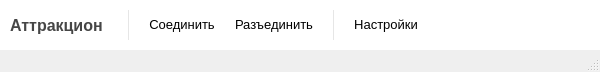
<?xml version="1.0" encoding="UTF-8"?>
<ui version="4.0">
 <class>MainWindow</class>
 <widget class="QMainWindow" name="MainWindow">
  <property name="geometry">
   <rect>
    <x>0</x>
    <y>0</y>
    <width>600</width>
    <height>72</height>
   </rect>
  </property>
  <property name="windowTitle">
   <string>Attraction</string>
  </property>
  <property name="windowIcon">
   <iconset resource="accesscontrollerresources.qrc">
    <normaloff>:/resources/logo.png</normaloff>:/resources/logo.png</iconset>
  </property>
  <property name="styleSheet">
   <string notr="true"/>
  </property>
  <property name="toolButtonStyle">
   <enum>Qt::ToolButtonTextBesideIcon</enum>
  </property>
  <property name="documentMode">
   <bool>false</bool>
  </property>
  <property name="tabShape">
   <enum>QTabWidget::Rounded</enum>
  </property>
  <property name="dockNestingEnabled">
   <bool>false</bool>
  </property>
  <property name="unifiedTitleAndToolBarOnMac">
   <bool>true</bool>
  </property>
  <widget class="QWidget" name="centralWidget">
   <layout class="QVBoxLayout" name="verticalLayout_15">
    <property name="spacing">
     <number>0</number>
    </property>
    <property name="leftMargin">
     <number>0</number>
    </property>
    <property name="topMargin">
     <number>0</number>
    </property>
    <property name="rightMargin">
     <number>0</number>
    </property>
    <property name="bottomMargin">
     <number>0</number>
    </property>
    <item>
     <widget class="QFrame" name="frame_2">
      <property name="minimumSize">
       <size>
        <width>0</width>
        <height>50</height>
       </size>
      </property>
      <property name="maximumSize">
       <size>
        <width>16777215</width>
        <height>60</height>
       </size>
      </property>
      <property name="styleSheet">
       <string notr="true">QFrame{
background-color: rgb(255, 255, 255);
}
QPushButton{
    border: none; /* no border for a flat push button */
}

QPushButton:hover{
	text-decoration: underline;
}</string>
      </property>
      <property name="frameShape">
       <enum>QFrame::NoFrame</enum>
      </property>
      <property name="frameShadow">
       <enum>QFrame::Raised</enum>
      </property>
      <property name="midLineWidth">
       <number>-5</number>
      </property>
      <layout class="QHBoxLayout" name="horizontalLayout">
       <property name="spacing">
        <number>20</number>
       </property>
       <property name="leftMargin">
        <number>10</number>
       </property>
       <property name="topMargin">
        <number>10</number>
       </property>
       <property name="rightMargin">
        <number>10</number>
       </property>
       <property name="bottomMargin">
        <number>10</number>
       </property>
       <item>
        <widget class="QLabel" name="label_2">
         <property name="font">
          <font>
           <pointsize>12</pointsize>
           <weight>75</weight>
           <bold>true</bold>
          </font>
         </property>
         <property name="styleSheet">
          <string notr="true">color: rgb(70, 70, 70);</string>
         </property>
         <property name="text">
          <string>Аттракцион </string>
         </property>
        </widget>
       </item>
       <item>
        <widget class="Line" name="line_12">
         <property name="minimumSize">
          <size>
           <width>1</width>
           <height>0</height>
          </size>
         </property>
         <property name="maximumSize">
          <size>
           <width>1</width>
           <height>16777215</height>
          </size>
         </property>
         <property name="styleSheet">
          <string notr="true">background-color:rgba(230, 230, 230, 255);</string>
         </property>
         <property name="frameShadow">
          <enum>QFrame::Sunken</enum>
         </property>
         <property name="lineWidth">
          <number>0</number>
         </property>
         <property name="orientation">
          <enum>Qt::Vertical</enum>
         </property>
        </widget>
       </item>
       <item>
        <widget class="QPushButton" name="connectButton">
         <property name="font">
          <font>
           <pointsize>10</pointsize>
          </font>
         </property>
         <property name="cursor">
          <cursorShape>PointingHandCursor</cursorShape>
         </property>
         <property name="text">
          <string>Соединить</string>
         </property>
         <property name="icon">
          <iconset resource="accesscontrollerresources.qrc">
           <normaloff>:/resources/glyphs/23.png</normaloff>:/resources/glyphs/23.png</iconset>
         </property>
        </widget>
       </item>
       <item>
        <widget class="QPushButton" name="disconnectButton">
         <property name="font">
          <font>
           <pointsize>10</pointsize>
          </font>
         </property>
         <property name="cursor">
          <cursorShape>PointingHandCursor</cursorShape>
         </property>
         <property name="text">
          <string>Разъединить</string>
         </property>
         <property name="icon">
          <iconset resource="accesscontrollerresources.qrc">
           <normaloff>:/resources/glyphs/50.png</normaloff>:/resources/glyphs/50.png</iconset>
         </property>
        </widget>
       </item>
       <item>
        <widget class="Line" name="line_11">
         <property name="minimumSize">
          <size>
           <width>1</width>
           <height>0</height>
          </size>
         </property>
         <property name="maximumSize">
          <size>
           <width>1</width>
           <height>16777215</height>
          </size>
         </property>
         <property name="styleSheet">
          <string notr="true">background-color:rgba(230, 230, 230, 255);</string>
         </property>
         <property name="frameShadow">
          <enum>QFrame::Sunken</enum>
         </property>
         <property name="lineWidth">
          <number>0</number>
         </property>
         <property name="orientation">
          <enum>Qt::Vertical</enum>
         </property>
        </widget>
       </item>
       <item>
        <widget class="QPushButton" name="configureButton">
         <property name="font">
          <font>
           <pointsize>10</pointsize>
          </font>
         </property>
         <property name="cursor">
          <cursorShape>PointingHandCursor</cursorShape>
         </property>
         <property name="text">
          <string>Настройки</string>
         </property>
         <property name="icon">
          <iconset resource="accesscontrollerresources.qrc">
           <normaloff>:/resources/glyphs/34.png</normaloff>:/resources/glyphs/34.png</iconset>
         </property>
        </widget>
       </item>
       <item>
        <spacer name="horizontalSpacer">
         <property name="orientation">
          <enum>Qt::Horizontal</enum>
         </property>
         <property name="sizeHint" stdset="0">
          <size>
           <width>40</width>
           <height>20</height>
          </size>
         </property>
        </spacer>
       </item>
       <item>
        <widget class="QPushButton" name="aboutButton">
         <property name="cursor">
          <cursorShape>PointingHandCursor</cursorShape>
         </property>
         <property name="text">
          <string/>
         </property>
         <property name="icon">
          <iconset resource="accesscontrollerresources.qrc">
           <normaloff>:/resources/glyphs/info.png</normaloff>:/resources/glyphs/info.png</iconset>
         </property>
         <property name="iconSize">
          <size>
           <width>20</width>
           <height>20</height>
          </size>
         </property>
         <property name="flat">
          <bool>true</bool>
         </property>
        </widget>
       </item>
      </layout>
     </widget>
    </item>
   </layout>
  </widget>
  <widget class="QStatusBar" name="statusBar"/>
  <action name="action_disabled_autorefresh">
   <property name="text">
    <string> Отключено</string>
   </property>
  </action>
  <action name="action_autorefresh_1_sec">
   <property name="text">
    <string>1 секунд</string>
   </property>
  </action>
  <action name="action_autorefresh_5_sec">
   <property name="text">
    <string>5 секунд</string>
   </property>
   <property name="toolTip">
    <string>5 секунд</string>
   </property>
  </action>
  <action name="action_autorefresh_10_sec">
   <property name="text">
    <string>10 секунд</string>
   </property>
   <property name="toolTip">
    <string>10 секунд</string>
   </property>
  </action>
  <action name="action_autorefresh_20_sec">
   <property name="text">
    <string>20 секунд</string>
   </property>
   <property name="toolTip">
    <string>20 секунд</string>
   </property>
  </action>
  <action name="action_autorefresh_35_sec">
   <property name="text">
    <string>35 секунд</string>
   </property>
   <property name="toolTip">
    <string>35 секунд</string>
   </property>
  </action>
  <action name="action_autorefresh_1_min">
   <property name="text">
    <string>1 минут</string>
   </property>
   <property name="toolTip">
    <string>1 минут</string>
   </property>
  </action>
 </widget>
 <layoutdefault spacing="6" margin="11"/>
 <resources>
  <include location="accesscontrollerresources.qrc"/>
 </resources>
 <connections/>
</ui>
